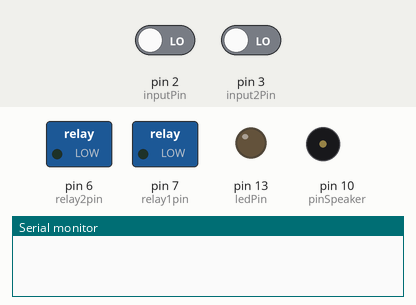
This sketch was run on a simulated Arduino Uno, built with avr-gcc and run on an emulated ATmega328P. On the bench: switched loads named in the sketch (green lamp = pin HIGH), output pins drawn as LEDs (lit = HIGH), buzzer (waves = sounding), the last lines printed to the serial monitor. The test bench sets the inputs (shaded band); at power-on: pin 2 (inputPin) LOW, pin 3 (input2Pin) LOW.

Above: at 1.4 s.
1.5 s: pin 2 (inputPin) driven HIGH
At 2.15 s:
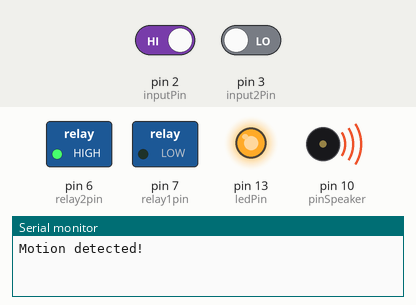
4.5 s: pin 3 (input2Pin) driven HIGH
At 5.33 s:
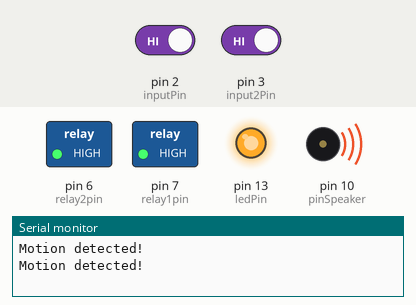
7.5 s: pin 2 (inputPin) driven LOW
At 8.7 s:
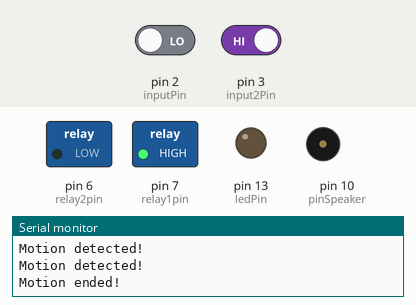
Timing chart, 0 to 10.5 s (numbered marks = the images above; inputs shaded):
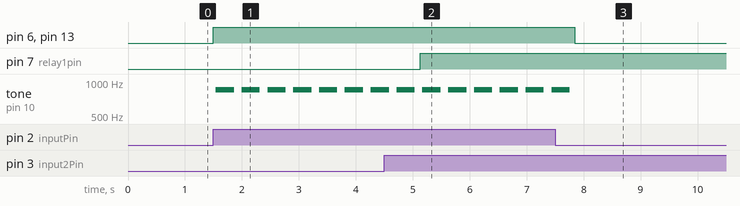

The sketch:

sketch_testingmulti.ino
```cpp
// Uses a PIR sensor to detect movement, buzzes a buzzer
// more info here: http://blog.makezine.com/projects/pir-sensor-arduino-alarm/
//
// based upon:
// PIR sensor tester by Limor Fried of Adafruit
// tone code by michael@thegrebs.com
// Digital 4 – controls RELAY4’s COM4 pin (located in J4)
// Digital 5 – controls RELAY3’s COM3 pin (located in J3)
// Digital 6 – controls RELAY2’s COM2 pin (located in J2)
// Digital 7 – controls RELAY1’s COM1 pin (located in J1)
//Only four Arduino Digital I/O pins, pins 4-7, are required to control the four different relays.
//Additionally the 5V and two GND Arduino pins are also required to power up the Relay Shield


int relay1pin = 7;
int relay2pin = 6;
int relay3pin = 5;
int relay4pin = 4;

int ledPin = 13;                // choose the pin for the LED
int inputPin = 2;               // choose the input pin (for PIR sensor)
int input2Pin = 3;              // choose the input pin (for PIR sensor 2)
int pirState = LOW;             // we start, assuming no motion detected
int pir2State = LOW;
int val = 0;                    // variable for reading the pin status
int lights = 0;

int pinSpeaker = 10;           //Set up a speaker on a PWM pin (digital 9, 10, or 11)

void setup() {
  pinMode(ledPin, OUTPUT);      // declare LED as output
  pinMode(inputPin, INPUT);
  pinMode(input2Pin, INPUT);                              // declare sensor as input
  pinMode(pinSpeaker, OUTPUT);
  pinMode(relay1pin, OUTPUT);
  pinMode(relay2pin, OUTPUT);

  Serial.begin(9600);
}

void loop(){
  val = digitalRead(inputPin);  // read input value
  lights = digitalRead(input2Pin);

  if (val == HIGH) {// check if the input is HIGH
    digitalWrite(relay2pin, HIGH); //turn Skelecat ON
    digitalWrite(ledPin, HIGH);  // turn LED ON
    playTone(300, 860);
    delay(150);


    if (pirState == LOW) {
      // we have just turned on
      Serial.println("Motion detected!");
      // We only want to print on the output change, not state
      pirState = HIGH;
    }
    }
  else {
      digitalWrite(relay2pin, LOW); //turn Skelecat OFF
      digitalWrite(ledPin, LOW); // turn LED OFF
      playTone(0, 0);
      delay(300);
      if (pirState == HIGH){
      // we have just turned of
      Serial.println("Motion ended!");
      // We only want to print on the output change, not state
      pirState = LOW;
    }
  }
    //CONTROL LIGHT PUSHBUTTON
    if (lights == HIGH) {            // check if the input is HIGH
    digitalWrite(relay1pin, HIGH);  // turn LIGHTS ON

    if (pir2State == LOW) {
      // we have just turned on
      Serial.println("Motion detected!");
      // We only want to print on the output change, not state
      pir2State = HIGH;
      }
    }
   else {
      digitalWrite(relay1pin, LOW); // turn LED OFF

      if (pir2State == HIGH){
      // we have just turned of
      Serial.println("Motion ended!");
      // We only want to print on the output change, not state
      pir2State = LOW;
    }

   }
  }
// duration in mSecs, frequency in hertz
void playTone(long duration, int freq) {
    duration *= 1000;
    int period = (1.0 / freq) * 1000000;
    long elapsed_time = 0;
    while (elapsed_time < duration) {
        digitalWrite(pinSpeaker,HIGH);
        delayMicroseconds(period / 2);
        digitalWrite(pinSpeaker, LOW);
        delayMicroseconds(period / 2);
        elapsed_time += (period);
    }
}
```

Measured:
- after the input at 1.5 s, pin 6 (relay2pin), pin 13 (ledPin): LOW → HIGH at once; tone on pin 10 (pinSpeaker): plays 854 Hz for 0.32 s, 852 Hz for 0.32 s, 854 Hz for 0.32 s, 854 Hz for 0.32 s, 854 Hz for 0.32 s, 854 Hz for 0.32 s … (7 notes in this stretch), starting at once
- after the input at 4.5 s, pin 7 (relay1pin): LOW → HIGH after 0.63 s
- after the input at 7.5 s, pin 6 (relay2pin), pin 13 (ledPin): HIGH → LOW after 0.35 s; tone on pin 10 (pinSpeaker): goes on until 7.8 s, then stays silent
